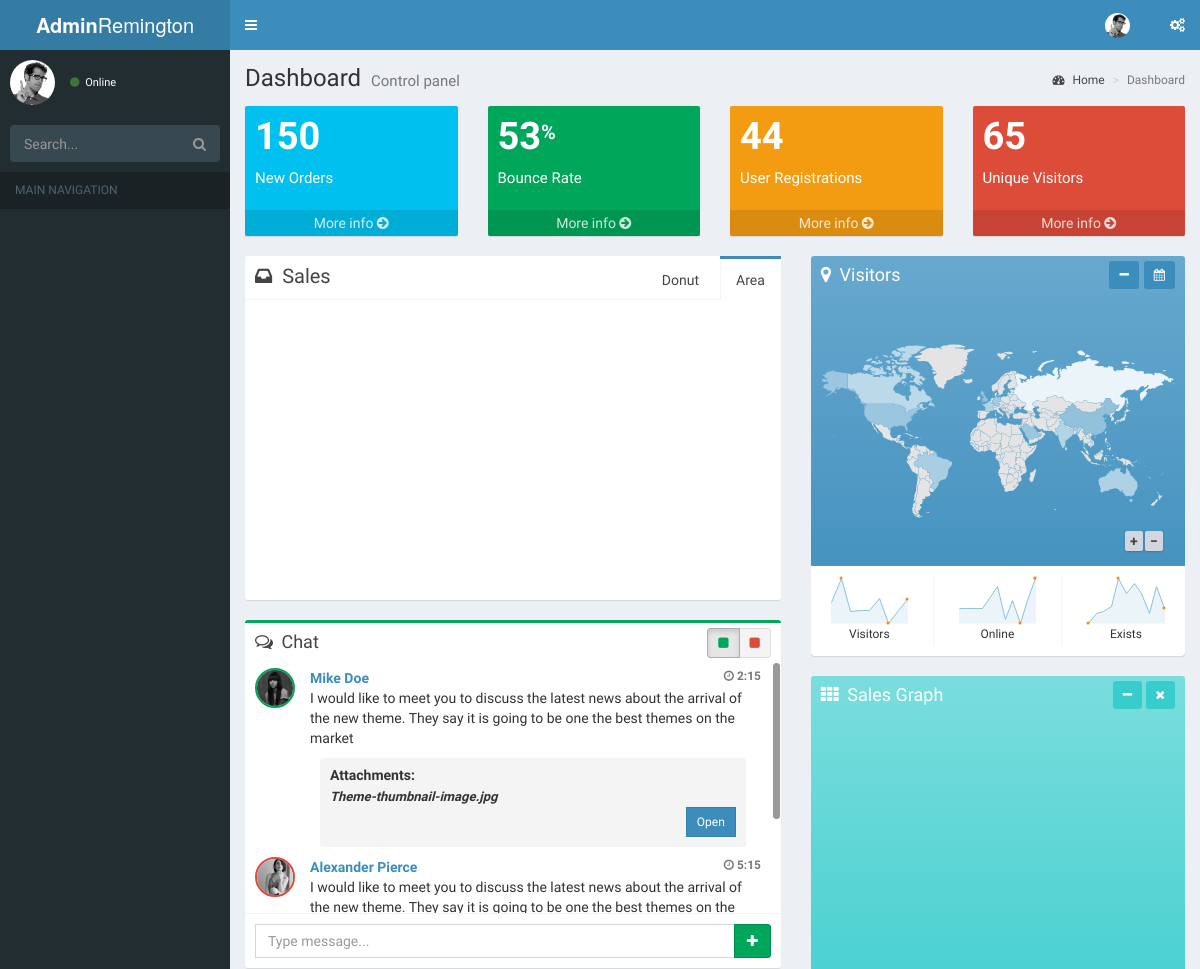
The app's page /dashboard/indexcopy.php (upper part), older data.
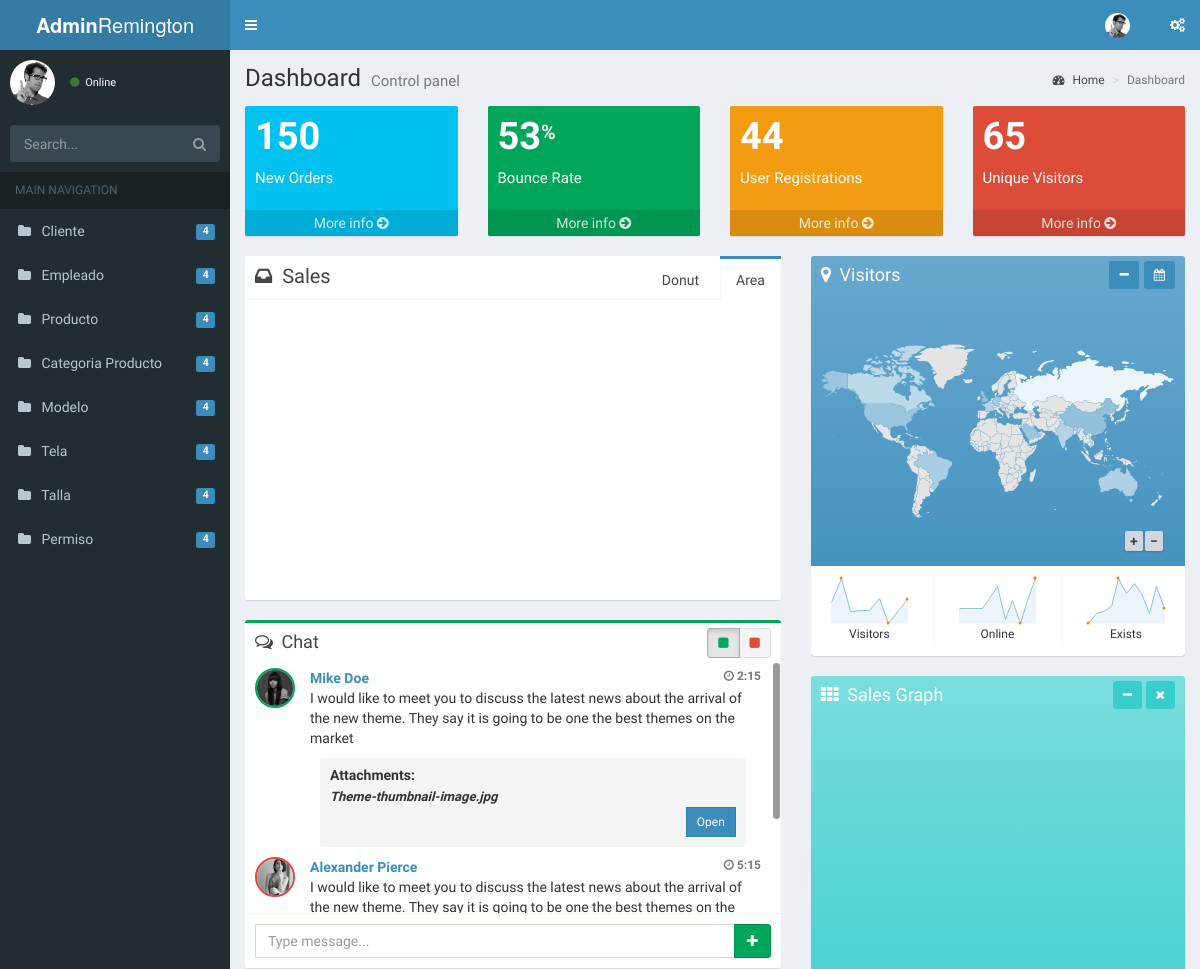
The same page, newer data.
### tables this page shows
CREATE TABLE `modulo` (
  `idmodulo` int(11) NOT NULL AUTO_INCREMENT,
  `nombre` varchar(50) DEFAULT NULL,
  `estado` tinyint(4) DEFAULT NULL,
  PRIMARY KEY (`idmodulo`)
);

### src/pagina/PaginaDAO.php (called while the page is built, shortened)
<?php
	class PaginaDAO implements Consultas{
		public function listar(){
			$conexion = new Conexion();
			try {
				$cnn = $conexion->getConexion();
				$sql = "SELECT idmodulo, nombre FROM modulo;";
				$statement=$cnn->prepare($sql);
				$statement->execute();
				$data = [];
				while($resultado = $statement->fetch(PDO::FETCH_ASSOC)){
					$data["modulo"][] = $resultado;
				}
				$sql = "SELECT * FROM pagina;";
				$statement=$cnn->prepare($sql);
				$statement->execute();
				while($resultado = $statement->fetch(PDO::FETCH_ASSOC)){
					$data["data"][] = $resultado;
				}
				return (json_encode($data));
			}catch (Throwable $e) {
				return $e->getMessage();
			}finally{
				$statement->closeCursor();
				$conexion = null;
			}
		}
	}
 ?>

### src/pagina/PaginaBL.php (called while the page is built, shortened)
<?php
	include 'PaginaDAO.php';
	class PaginaBL{
		public function listar(){
			$dao = new PaginaDAO();
			return $dao->listar();
		}
	}
 ?>

### src/pagina/PaginaController.php (called while the page is built, shortened)
<?php
	include 'PaginaBL.php';
 	$opcion = $_POST["opcion"];
 	switch ( $opcion ) {
 		case 'listar':
 			$paginaBL = new PaginaBL();
 			$lista = $paginaBL->listar();
 		break;
 	}
 ?>

### dashboard/helperhtml/siderbar.php (the view, shortened to what this page needs)
<?php
    include '../src/pagina/PaginaController.php';
    $paginas = json_decode($lista);
?>
<aside class="main-sidebar">
    <section class="sidebar">
      <div class="user-panel">
        <div class="pull-left image">
          <img src="dist/img/user2-160x160.jpg" class="img-circle" alt="User Image">
        </div>
        <div class="pull-left info">
          <a href="#"><i class="fa fa-circle text-success"></i> Online</a>
        </div>
      </div>
      <form action="#" method="get" class="sidebar-form">
        <div class="input-group">
          <input type="text" name="q" class="form-control" placeholder="Search...">
              <span class="input-group-btn">
                <button type="submit" name="search" id="search-btn" class="btn btn-flat"><i class="fa fa-search"></i>
                </button>
              </span>
        </div>
      </form>
      <ul class="sidebar-menu">
        <li class="header">MAIN NAVIGATION</li>
        <?php
            for( $i=0; $i < count($paginas->{"modulo"}); $i++ ){
                $modulo = $paginas->{"modulo"}[ $i ]->nombre;
        ?>
            <li class="treeview">
                <a href="#">
                    <i class="fa fa fa-folder"></i>
                    <span><?php echo $modulo; ?></span>
                    <span class="pull-right-container">
                        <span class="label label-primary pull-right">4</span>
                    </span>
                </a>
            </li>
        <?php  } ?>
      </ul>
    </section>
  </aside>

### dashboard/helperhtml/header.php (shortened to what this page needs)
<!DOCTYPE html>
<html>
<head>
  <link rel="stylesheet" href="bootstrap/css/bootstrap.min.css">
  <link rel="stylesheet" href="https://cdnjs.cloudflare.com/ajax/libs/font-awesome/4.5.0/css/font-awesome.min.css">
  <link rel="stylesheet" href="https://cdnjs.cloudflare.com/ajax/libs/ionicons/2.0.1/css/ionicons.min.css">
  <link rel="stylesheet" href="plugins/datatables/dataTables.bootstrap.css">
  <link rel="stylesheet" href="dist/css/AdminLTE.min.css">
  <link rel="stylesheet" href="dist/css/skins/_all-skins.min.css">
  <link rel="stylesheet" href="plugins/iCheck/flat/blue.css">
  <link rel="stylesheet" href="plugins/morris/morris.css">
  <link rel="stylesheet" href="plugins/jvectormap/jquery-jvectormap-1.2.2.css">
  <link rel="stylesheet" href="plugins/datepicker/datepicker3.css">
  <link rel="stylesheet" href="plugins/daterangepicker/daterangepicker.css">
  <link rel="stylesheet" href="plugins/bootstrap-wysihtml5/bootstrap3-wysihtml5.min.css">
</head>
<body class="hold-transition skin-blue sidebar-mini">
<div class="wrapper">
  <header class="main-header">
    <a href="index2.html" class="logo">
      <span class="logo-lg"><b>Admin</b>Remington</span>
    </a>
    <nav class="navbar navbar-static-top">
      <a href="#" class="sidebar-toggle" data-toggle="offcanvas" role="button">
      </a>
      <div class="navbar-custom-menu">
        <ul class="nav navbar-nav">
          <li class="dropdown user user-menu">
            <a href="#" class="dropdown-toggle" data-toggle="dropdown">
              <img src="dist/img/user2-160x160.jpg" class="user-image" alt="User Image">
            </a>
          </li>
          <li>
            <a href="#" data-toggle="control-sidebar"><i class="fa fa-gears"></i></a>
          </li>
        </ul>
      </div>
    </nav>
  </header>

### dashboard/indexcopy.php (shortened to what this page needs)
<?php include 'helperhtml/header.php' ?>
  <?php include 'helperhtml/siderbar.php' ?>
  <div class="content-wrapper">
    <section class="content-header">
      <h1>
        Dashboard
        <small>Control panel</small>
      </h1>
      <ol class="breadcrumb">
        <li><a href="#"><i class="fa fa-dashboard"></i> Home</a></li>
        <li class="active">Dashboard</li>
      </ol>
    </section>
    <section class="content">
      <div class="row">
        <div class="col-lg-3 col-xs-6">
          <div class="small-box bg-aqua">
            <div class="inner">
              <h3>150</h3>
              <p>New Orders</p>
            </div>
            <a href="#" class="small-box-footer">More info <i class="fa fa-arrow-circle-right"></i></a>
          </div>
        </div>
        <div class="col-lg-3 col-xs-6">
          <div class="small-box bg-green">
            <div class="inner">
              <h3>53<sup style="font-size: 20px">%</sup></h3>
              <p>Bounce Rate</p>
            </div>
            <a href="#" class="small-box-footer">More info <i class="fa fa-arrow-circle-right"></i></a>
          </div>
        </div>
        <div class="col-lg-3 col-xs-6">
          <div class="small-box bg-yellow">
            <div class="inner">
              <h3>44</h3>
              <p>User Registrations</p>
            </div>
            <a href="#" class="small-box-footer">More info <i class="fa fa-arrow-circle-right"></i></a>
          </div>
        </div>
        <div class="col-lg-3 col-xs-6">
          <div class="small-box bg-red">
            <div class="inner">
              <h3>65</h3>
              <p>Unique Visitors</p>
            </div>
            <a href="#" class="small-box-footer">More info <i class="fa fa-arrow-circle-right"></i></a>
          </div>
        </div>
      </div>
      <div class="row">
        <section class="col-lg-7 connectedSortable">
          <div class="nav-tabs-custom">
            <ul class="nav nav-tabs pull-right">
              <li class="active"><a href="#revenue-chart" data-toggle="tab">Area</a></li>
              <li><a href="#sales-chart" data-toggle="tab">Donut</a></li>
              <li class="pull-left header"><i class="fa fa-inbox"></i> Sales</li>
            </ul>
            <div class="tab-content no-padding">
              <div class="chart tab-pane active" id="revenue-chart" style="position: relative; height: 300px;"></div>
            </div>
          </div>
          <div class="box box-success">
            <div class="box-header">
              <i class="fa fa-comments-o"></i>
              <h3 class="box-title">Chat</h3>
              <div class="box-tools pull-right" data-toggle="tooltip" title="Status">
                <div class="btn-group" data-toggle="btn-toggle">
                  <button type="button" class="btn btn-default btn-sm active"><i class="fa fa-square text-green"></i>
                  </button>
                  <button type="button" class="btn btn-default btn-sm"><i class="fa fa-square text-red"></i></button>
                </div>
              </div>
            </div>
            <div class="box-body chat" id="chat-box">
              <div class="item">
                <img src="dist/img/user4-128x128.jpg" alt="user image" class="online">
                <p class="message">
                  <a href="#" class="name">
                    <small class="text-muted pull-right"><i class="fa fa-clock-o"></i> 2:15</small>
                    Mike Doe
                  </a>
                  I would like to meet you to discuss the latest news about
                  the arrival of the new theme. They say it is going to be one the
                  best themes on the market
                </p>
                <div class="attachment">
                  <h4>Attachments:</h4>
                  <p class="filename">
                    Theme-thumbnail-image.jpg
                  </p>
                  <div class="pull-right">
                    <button type="button" class="btn btn-primary btn-sm btn-flat">Open</button>
                  </div>
                </div>
              </div>
              <div class="item">
                <img src="dist/img/user3-128x128.jpg" alt="user image" class="offline">
                <p class="message">
                  <a href="#" class="name">
                    <small class="text-muted pull-right"><i class="fa fa-clock-o"></i> 5:15</small>
                    Alexander Pierce
                  </a>
                  I would like to meet you to discuss the latest news about
                  the arrival of the new theme. They say it is going to be one the
                  best themes on the market
                </p>
              </div>
            </div>
            <div class="box-footer">
              <div class="input-group">
                <input class="form-control" placeholder="Type message...">
                <div class="input-group-btn">
                  <button type="button" class="btn btn-success"><i class="fa fa-plus"></i></button>
                </div>
              </div>
            </div>
          </div>
        </section>
        <section class="col-lg-5 connectedSortable">
          <div class="box box-solid bg-light-blue-gradient">
            <div class="box-header">
              <div class="pull-right box-tools">
                <button type="button" class="btn btn-primary btn-sm daterange pull-right" data-toggle="tooltip" title="Date range">
                  <i class="fa fa-calendar"></i></button>
                <button type="button" class="btn btn-primary btn-sm pull-right" data-widget="collapse" data-toggle="tooltip" title="Collapse" style="margin-right: 5px;">
                  <i class="fa fa-minus"></i></button>
              </div>
              <i class="fa fa-map-marker"></i>
              <h3 class="box-title">
                Visitors
              </h3>
            </div>
            <div class="box-body">
              <div id="world-map" style="height: 250px; width: 100%;"></div>
            </div>
            <div class="box-footer no-border">
              <div class="row">
                <div class="col-xs-4 text-center" style="border-right: 1px solid #f4f4f4">
                  <div id="sparkline-1"></div>
                  <div class="knob-label">Visitors</div>
                </div>
                <div class="col-xs-4 text-center" style="border-right: 1px solid #f4f4f4">
                  <div id="sparkline-2"></div>
                  <div class="knob-label">Online</div>
                </div>
                <div class="col-xs-4 text-center">
                  <div id="sparkline-3"></div>
                  <div class="knob-label">Exists</div>
                </div>
              </div>
            </div>
          </div>
          <div class="box box-solid bg-teal-gradient">
            <div class="box-header">
              <i class="fa fa-th"></i>
              <h3 class="box-title">Sales Graph</h3>
              <div class="box-tools pull-right">
                <button type="button" class="btn bg-teal btn-sm" data-widget="collapse"><i class="fa fa-minus"></i>
                </button>
                <button type="button" class="btn bg-teal btn-sm" data-widget="remove"><i class="fa fa-times"></i>
                </button>
              </div>
            </div>
            <div class="box-body border-radius-none">
              <div class="chart" id="line-chart" style="height: 250px;"></div>
            </div>
          </div>
        </section>
      </div>
    </section>
  </div>
  <?php include 'helperhtml/footer.php' ?>
</body>
</html>

### dashboard/helperhtml/footer.php (shortened to what this page needs)
</div>

Row changes from the older to the newer data that the page shows:
added modulo: nombre "Cliente"
added modulo: nombre "Empleado"
added modulo: nombre "Producto"
added modulo: nombre "Categoria Producto"
added modulo: nombre "Modelo"
added modulo: nombre "Tela"
added modulo: nombre "Talla"
added modulo: nombre "Permiso"
